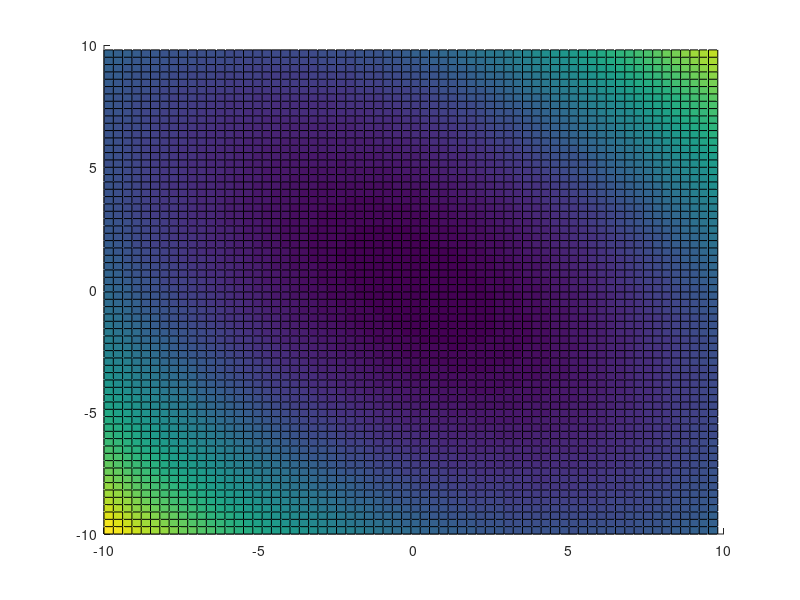

Reproduce this figure in MATLAB.
close all;
clear all;
LR=0.05;
x=zeros(1,100);
x1=-10:0.3:10;
x2=-10:0.3:10;
[X1,X2]=meshgrid(x1,x2);
f=X1.^2+X2.^2+X1.*X2;
hold on
surf(x1,x2,f)
dx1=10;
dx2=10;
pause(3);

for i=1:50
    dx=[dx1;dx2];
  fd1=2.*dx1+dx2;
  fd2=2.*dx2+dx1;
  fd=[fd1,fd2];
  dx=dx-LR.*fd;
  dx1=dx(1);
  dx2=dx(2);
  h=plot3(dx1,dx2,(dx1^2+dx2.^2+dx1*dx2),'.r','MarkerSize',20);
  pause(0.2)
  delete(h)
end
